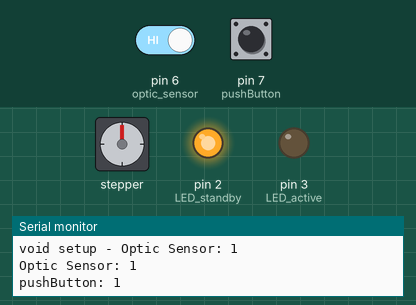
Recording of a program running on a simulated Arduino Nano, built with avr-gcc and run on an emulated ATmega328P. On the bench: stepper motor, output pins drawn as LEDs (lit = HIGH), the last lines printed to the serial monitor. Inputs (shaded band) come from the test bench; at power-on: pin 7 (pushButton) HIGH, pin 6 (optic_sensor) HIGH. Stepper angles assume 2048 steps per turn.

Above: at 1.2 s.
1.3 s: pin 7 (pushButton) pulled LOW for 0.15 s
At 1.43 s:
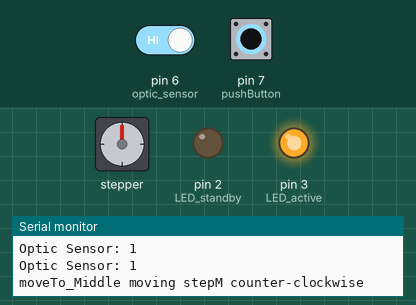
4.3 s: pin 7 (pushButton) pulled LOW for 1 s
At 7.19 s:
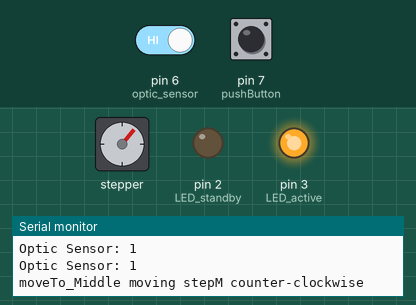
7.3 s: pin 7 (pushButton) pulled LOW for 3.2 s
12.0 s: pin 6 (optic_sensor) driven LOW and pin 7 (pushButton) driven LOW
At 12.6 s:
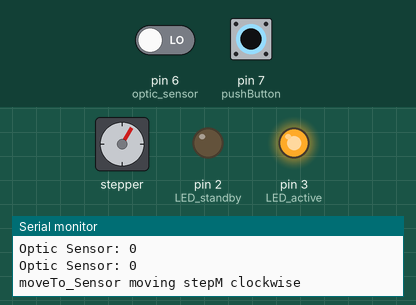
15.0 s: pin 6 (optic_sensor) driven HIGH
At 15.21 s:
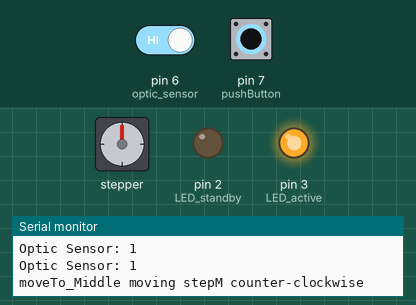
18.0 s: pin 7 (pushButton) driven HIGH
At 18.3 s:
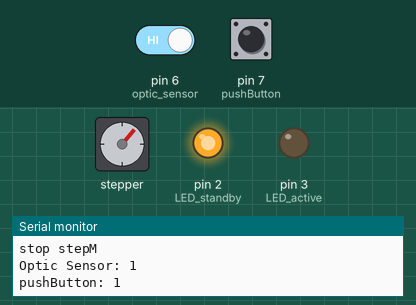
Timing chart, 0 to 20.5 s (numbered marks = the images above; inputs shaded):
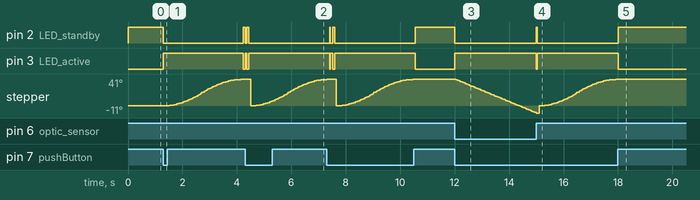

The program:

main.cpp
```cpp
/* Project: DTM, Faller Car, Stop / Start magnet (_2: 2 lane road, _02: Intersection nr. 2)
Version: alpha - Date: 2023-01-28
Dev: HH
Test setup: FFS, HH
MCU: Atmega328P/PB: Arduino UNO, NANO and Arduino Mega2560
IDE: VS-Code (Microsoft) + PlatformIO
AI: Codeium extension for Visual Studio Code
Library: Accelstepper.h documentation homepage:
- https://www.airspayce.com/mikem/arduino/AccelStepper/index.html

This code control a stepper motor to stop and start Car-system vehicle,
by moving a magnet up (Stop) and down (Start).

This code works with the ULN2003 Stepper Motor Driver Module and the 28BYJ-48 stepper motor.
When StepM not in use the accelstepper disableOutputs() function is used to set all output pin to LOW,
to save power, avoid the stepM is getting hot and then last longer.

NOTE:
SerialMonitor: moserial Terminal, Databit 8, Stop Bit 1, Parity None, Handshake Software, Local Echo ON
baudrate: 9600 (Set as Serial.begin(9600);)
Serial print only used for testing feedback

Arduino NANO extension shield: Find and check datasheet - Power IN jack connector.
Do not work properly with 7.5 VDC, work with 9VDC external power supply ??

Optical sensor module signal (D0) is inverted on module.
LOW signal when IR sensor is on / HIGH when IR sensor is off

IMPORTANT WHEN CONNETING DTM/Blue ULN2003 Driver Module to NANO Pins
Check Blue ULN2003 Driver module pins: IN1, IN2, IN3, IN4 if inverted on module.
pin_09 = IN4, pin_10 = IN3, pin_11 = IN2, pin_12 = IN1
*/

#include <Arduino.h>
#include <AccelStepper.h>

const int LED_standby = 2; // NANO digital pin 2, moving NO, Red LED
const int LED_active = 3;  // NANO digital pin 3, moving YES, Green LED

const int optic_sensor = 6; // NANO digital pin 6, Position = 0 (see optic_sensor)
const int pushButton = 7;   // NANO digital pin 7, activate (LOW : Input_pullup) move stepMotor


// Blue ULN2003 Driver module pins: IN1, IN3, IN2, IN4 is inverted on module.
const int motorPin1 = 9;  // NANO digital pin 9, stepMotor  - IN1
const int motorPin2 = 10; // NANO digital pin 10, stepMotor - IN2
const int motorPin3 = 11; // NANO digital pin 11, stepMotor - IN3
const int motorPin4 = 12; // NANO digital pin 12, stepMotor - IN4

/*
 // Green ULN2003 Driver module pins: IN1, IN3, IN2, IN4
const int motorPin1 = 12;  // NANO digital pin 9, stepMotor  - IN1
const int motorPin2 = 11; // NANO digital pin 10, stepMotor - IN2
const int motorPin3 = 10; // NANO digital pin 11, stepMotor - IN3
const int motorPin4 = 9; // NANO digital pin 12, stepMotor - IN4
*/

int speed_CounterClockW = 100; // speed to move stepM // counter-clockwise move around
int speed_ClockW = -100;  // speed to move stepM // clockwise move around

int pos_Stop = 235; // position to move stepM counter-clockwise
// int pos_Left = -50; // position to move stepM counter-clockwise

int serial_Print_Count = 0; // for serial print control

char pos_Status = 'X'; // S = Sensor, M = Middle, L = Left - position status

// Accellstepper library - MotorInterfaceType object
// accelstepper MotorInterfaceType 4 == FULL4WIRE: full-step or half-step to be used with ULN2003 driver
// accelstepper MotorInterfaceType 8 == HALF4WIRE: module and 28BYJ-48 stepper motor
#define MotorInterfaceType 4
// ULN2003 and 28BYJ-48 stepper motor connections, IN1, IN3,  IN2, IN4

AccelStepper Stop_Start_2_01 = AccelStepper(MotorInterfaceType, motorPin1, motorPin3, motorPin2, motorPin4);

// Functions and definitions ******************************************************
// Function moveTo_Sensor CHANGE THIS TO RIGHT LANE
// Move stepM right to position = 0 (see optic_sensor)
void moveTo_Sensor(){
  Serial.print("Optic Sensor: ");
  Serial.println(digitalRead(optic_sensor));
  Serial.print("moveTo_Sensor ");

  Stop_Start_2_01.setSpeed(speed_ClockW);
  Serial.println("moving stepM clockwise");
  Serial.println("");

  Stop_Start_2_01.enableOutputs(); // enable output pins to move stepM

  while (digitalRead(optic_sensor) == LOW) {
    // move stepM clockwise until Sensor position
    Stop_Start_2_01.runSpeed();

  } // END while

  Stop_Start_2_01.stop();
  Stop_Start_2_01.setCurrentPosition(0);
  Serial.println("setCurrentPosition(0)");
  Serial.println("stop stepM");
  Serial.println("");

  // moveTo_Middle(); // This not to be used here
  pos_Status = 'S'; // pos R == Sensor position

  Stop_Start_2_01.disableOutputs(); // set all output pin to LOW to stop stepM

  return;

} // END function moveTo_Sensor

// Function move_Middle
void moveTo_Stop() {

  Serial.print("Optic Sensor: ");
  Serial.println(digitalRead(optic_sensor));
  Serial.print("moveTo_Middle ");

  Stop_Start_2_01.setSpeed(speed_CounterClockW);
  Serial.println("moving stepM counter-clockwise");
  Serial.println("");

  Stop_Start_2_01.enableOutputs(); // enable output pins to move stepM

  while (Stop_Start_2_01.currentPosition() != pos_Stop) {
    // move stepM counter-clockwise until pos_Middle
    Stop_Start_2_01.runToNewPosition(pos_Stop);

  } // END while

  Stop_Start_2_01.stop();
  Serial.println("stop stepM");
  Serial.println("");

  pos_Status = 'L'; // pos M == Middle

  Stop_Start_2_01.disableOutputs(); // set all output pin to LOW to stop stepM

  return;

} // END function move_Middle

/*
// Function move_Left
void moveTo_Left() {

  Serial.print("Optic Sensor: ");
  Serial.println(digitalRead(optic_sensor));
  Serial.print("moveTo_Left ");

  Stop_Start_2_01.setSpeed(speed_CounterClockW);
  Serial.println("moving stepM counter-clockwise");
  Serial.println("");

  Stop_Start_2_01.enableOutputs(); // enable output pins to move stepM

  while (Stop_Start_2_01.currentPosition() != pos_Left) {
    // move stepM counter-clockwise until pos_Left
    Stop_Start_2_01.runToNewPosition(pos_Left);

  } // END while

  Stop_Start_2_01.stop();
  Serial.println("stop stepM");
  Serial.println("");

  pos_Status = 'L'; // pos L == Left

  Stop_Start_2_01.disableOutputs(); // set all output pin to LOW to stop stepM

  return;
} // END function move_Left

// END Functions and definitions ************************************************
*/

void setup() {
  Serial.begin(9600);

  pinMode(LED_standby, OUTPUT);
  pinMode(LED_active, OUTPUT);
  pinMode(optic_sensor, INPUT);
  pinMode(pushButton, INPUT_PULLUP);

  digitalWrite(LED_standby, HIGH);
  digitalWrite(LED_active, LOW);

  Stop_Start_2_01.setMaxSpeed(500);
  Stop_Start_2_01.setAcceleration(100);
  // Stop_Start_2_01.moveTo(0);

  Serial.print("void setup - Optic Sensor: ");
  Serial.println(digitalRead(optic_sensor));
  Serial.println("");

  if (digitalRead(optic_sensor) == LOW) {
    // StepM not at optic sensor position
    // Sensor signal is inverted on sensor module
    moveTo_Sensor(); // move to sensor position
  } // END if

  if (digitalRead(optic_sensor) == HIGH) {
    // StepM at optic sensor position
    // Sensor signal is inverted on sensor module
    pos_Status = 'S'; // pos R == Sensor position
  } // END if

} // END setup ---------------------------------------------------------------

void loop() {
  digitalWrite(LED_standby, HIGH);
  digitalWrite(LED_active, LOW);

  if (serial_Print_Count == 0) {
    Serial.print("Optic Sensor: ");
    Serial.println(digitalRead(optic_sensor));
    serial_Print_Count = 1;
    Serial.print("pushButton: ");
    Serial.println(digitalRead(pushButton));
    Serial.println("");
  }

  if (digitalRead(pushButton) == LOW) {
    Serial.print("pushButton: ");
    Serial.println(digitalRead(pushButton));

    serial_Print_Count = 0;
    Serial.print("Optic Sensor: ");
    Serial.println(digitalRead(optic_sensor));
    Serial.println("");

    digitalWrite(LED_standby, LOW);
    digitalWrite(LED_active, HIGH);

    switch (pos_Status) {
      case 'S': // This not to be used here
        moveTo_Stop();
        break;

      case 'L':
        // moveTo_Right(); // This not to be used here. Changed to moveTO_sensor
        moveTo_Sensor(); // Right Lane
        break;

      default:
        // if nothing else matches, do the default
        // default is optional - just break if no other case matches
        break;
    } // END switch

  } // END if

} // END void loop ----------------------------------------------------------------
// END OF CODE
```

Measured:
- after the input at 1.3 s, pin 2 (LED_standby): HIGH → LOW at once, → HIGH 2.9 s later; pin 3 (LED_active): LOW → HIGH at once, → LOW 2.9 s later; stepper: keeps turning clockwise at about 16°/s, starting after 0.24 s
- after the input at 4.3 s, pin 2 (LED_standby): HIGH → LOW at once, → HIGH 0.07 s later, → LOW 0.07 s later; pin 3 (LED_active): LOW → HIGH at once, → LOW 0.07 s later, → HIGH 0.07 s later; stepper: turns 41° counter-clockwise in 0.00 s, then 40° clockwise in 2.4 s
- after the input at 12.0 s, pin 2 (LED_standby): HIGH → LOW at once; pin 3 (LED_active): LOW → HIGH at once; stepper: keeps turning counter-clockwise at about 18°/s, starting at once
- after the input at 15.0 s, pin 2 (LED_standby): LOW → HIGH at once, → LOW 0.04 s later; pin 3 (LED_active): HIGH → LOW at once, → HIGH 0.04 s later
- after the input at 18.0 s, pin 2 (LED_standby): goes on until 18.0 s, then stays HIGH; pin 3 (LED_active): goes on until 18.0 s, then stays LOW; stepper: stays 41° (without the input it goes to 0° after 0.26 s)
